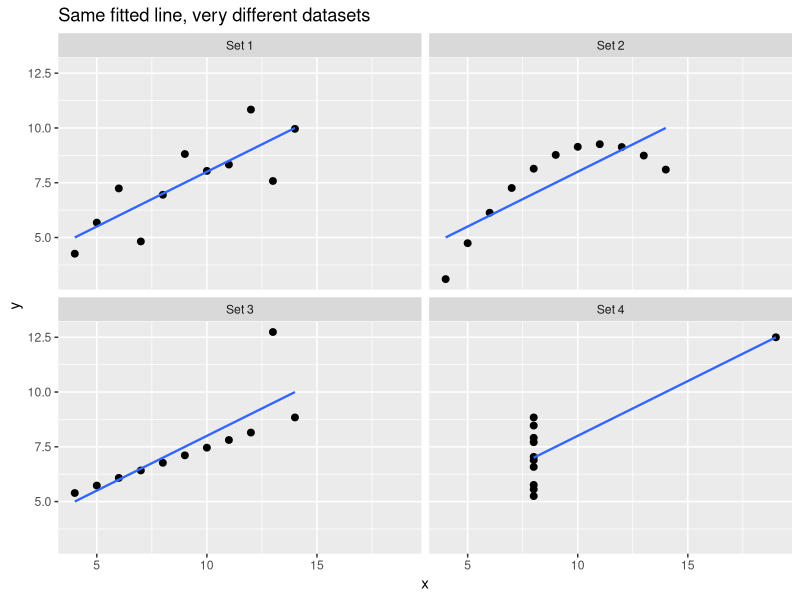
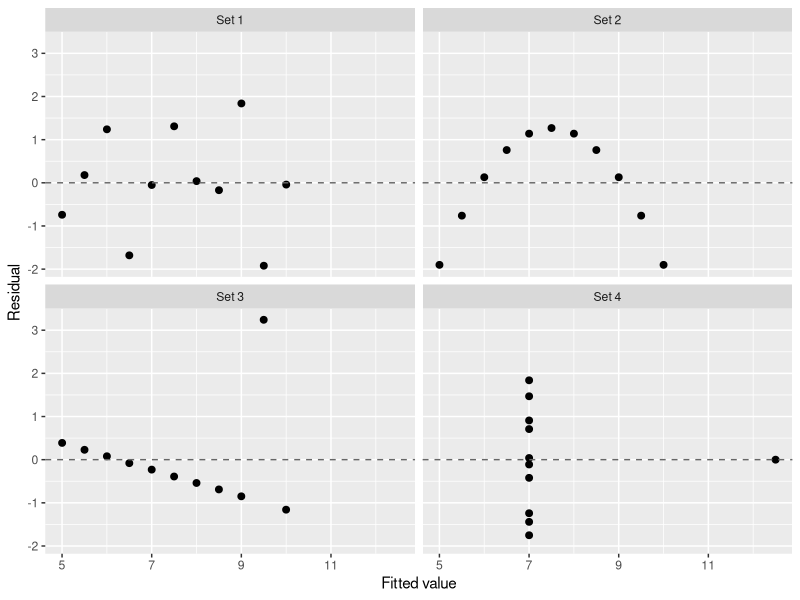
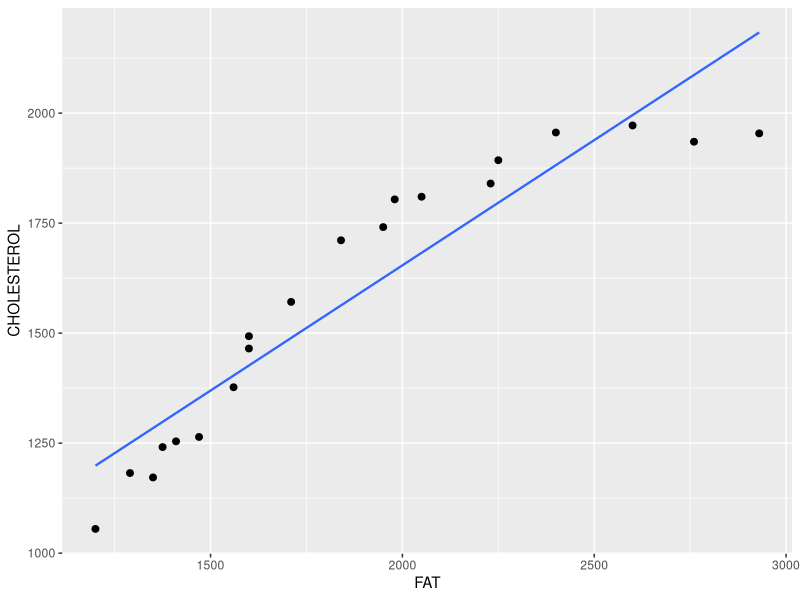
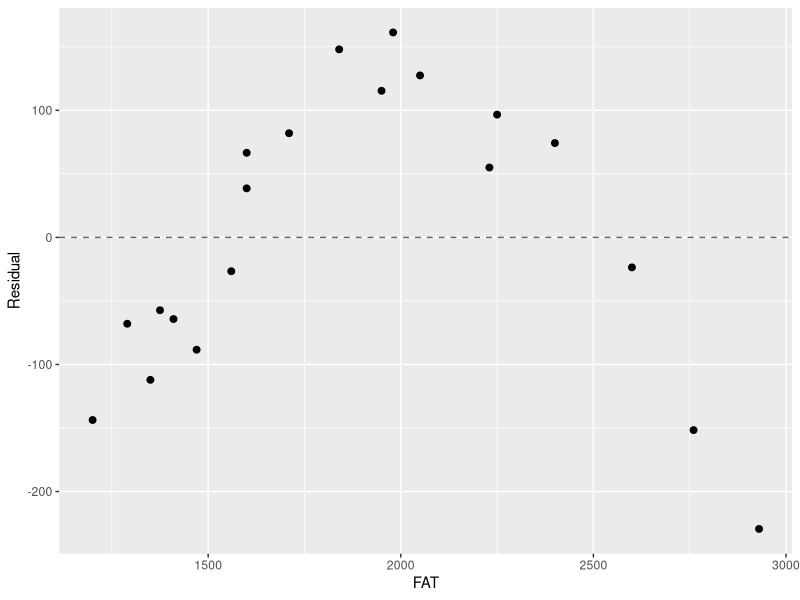
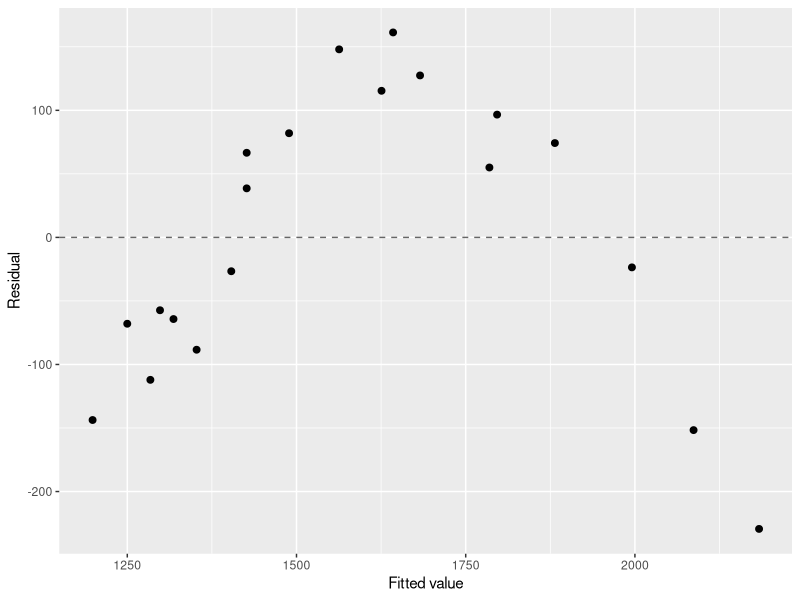
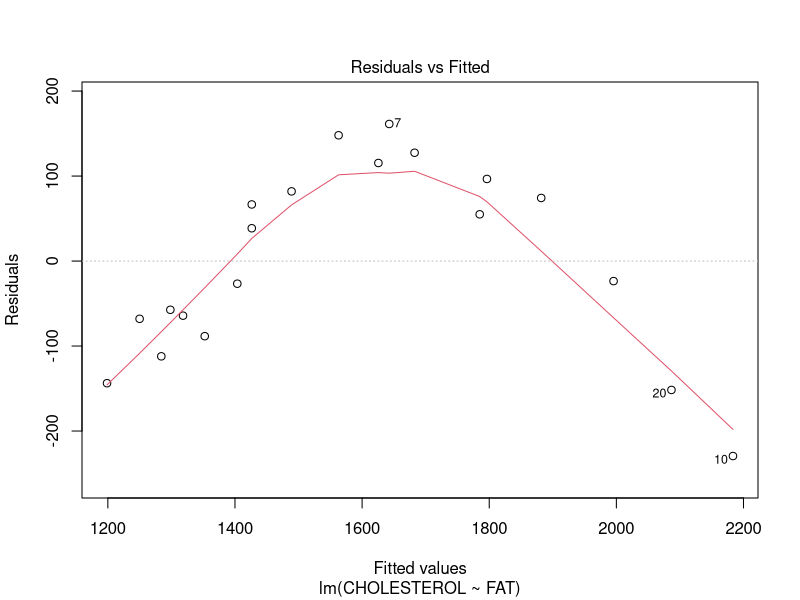
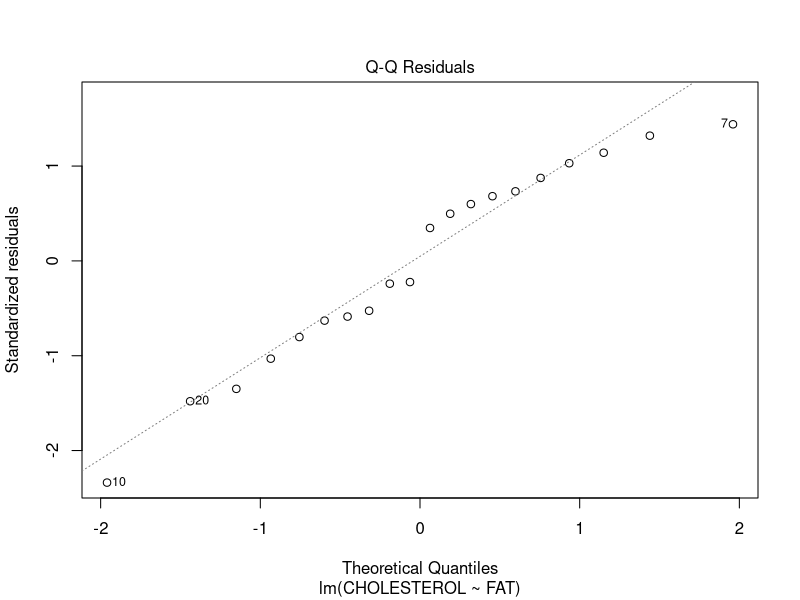
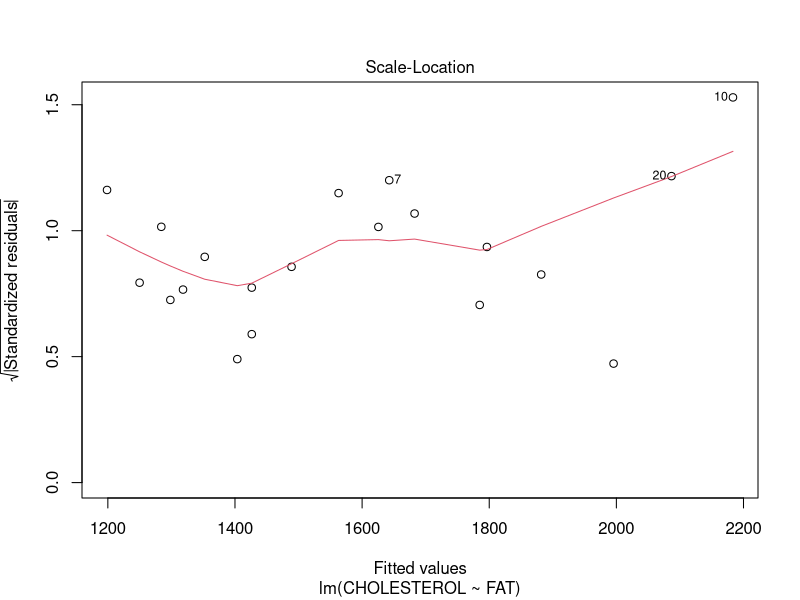

Recreate these plots in R, in order.
## ---- chunk 1
library(dplyr)
library(tidyr)
library(purrr)
library(ggplot2)
library(broom)

anscombe_long <- anscombe |>
  pivot_longer(
    cols = everything(),
    names_to = c(".value", "set"),
    names_pattern = "([xy])(\\d)"
  ) |>
  mutate(set = paste0("Set ", set))

anscombe_aug <- anscombe_long |>
  nest(data = c(x, y)) |>
  mutate(
    model = map(data, ~ lm(y ~ x, data = .x)),
    aug = map2(model, data, broom::augment)
  ) |>
  unnest(aug)

ggplot(anscombe_aug, aes(x = x, y = y)) +
  geom_point(size = 2) +
  geom_smooth(method = "lm", se = FALSE, linewidth = 0.8) +
  facet_wrap(~ set, ncol = 2) +
  labs(title = "Same fitted line, very different datasets")
## ---- chunk 2
ggplot(anscombe_aug, aes(x = .fitted, y = .resid)) +
  geom_point(size = 2) +
  geom_hline(yintercept = 0, linetype = "dashed", color = "gray40") +
  facet_wrap(~ set, ncol = 2) +
  labs(x = "Fitted value", y = "Residual")
## ---- chunk 3
library(ggplot2)

olympic <- read.delim("Data/OLYMPIC.txt")
olympic_lm <- lm(CHOLESTEROL ~ FAT, data = olympic)
olympic$resid <- resid(olympic_lm)

ggplot(olympic, aes(x = FAT, y = CHOLESTEROL)) +
  geom_point(size = 2) +
  geom_smooth(method = "lm", se = FALSE, linewidth = 0.8)
## ---- chunk 4
ggplot(olympic, aes(x = FAT, y = resid)) +
  geom_hline(yintercept = 0, linetype = "dashed", color = "gray40") +
  geom_point(size = 2) +
  labs(y = "Residual")
## ---- chunk 5
library(broom)
library(ggplot2)

olympic <- read.delim("Data/OLYMPIC.txt")
olympic_lm <- lm(CHOLESTEROL ~ FAT, data = olympic)
olympic_aug <- augment(olympic_lm)

olympic_aug[c("FAT", "CHOLESTEROL", ".fitted", ".resid")][1:6, ]
## ---- chunk 6
ggplot(olympic_aug, aes(x = .fitted, y = .resid)) +
  geom_hline(yintercept = 0, linetype = "dashed", color = "gray40") +
  geom_point(size = 2) +
  labs(x = "Fitted value", y = "Residual")
## ---- chunk 7
plot(olympic_lm)
## ---- chunk 8
# ggresidpanel::resid_panel(olympic_lm)
## ---- chunk 9
diag_mod <- lm(mpg ~ wt + hp + am, data = mtcars)
par(mfrow = c(1, 2))
plot(diag_mod, which = 1)      # residuals vs fitted
plot(mtcars$wt, resid(diag_mod), xlab = "wt", ylab = "Residuals")
par(mfrow = c(1, 1))
## ---- chunk 10
qqnorm(resid(diag_mod)); qqline(resid(diag_mod))
## ---- chunk 11
cbind(rstudent(diag_mod),
      hatvalues(diag_mod),
      cooks.distance(diag_mod))[1:5, ]
## ---- chunk 12
MASS::boxcox(diag_mod, plotit = TRUE)
